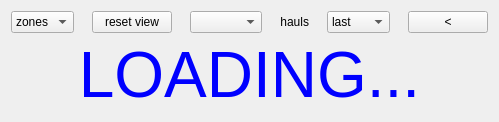
      <widget class="QWidget" name="tab_graph">
       <attribute name="title">
        <string> Graph</string>
       </attribute>
       <layout class="QVBoxLayout" name="verticalLayout_7" stretch="1,0,8">
        <item>
         <layout class="QHBoxLayout" name="lay_g_h1" stretch="1,1,1,1,1,1">
          <property name="spacing">
           <number>18</number>
          </property>
          <item>
           <widget class="QComboBox" name="cb_g_paint_zones">
            <item>
             <property name="text">
              <string>zones</string>
             </property>
            </item>
            <item>
             <property name="text">
              <string>zoom</string>
             </property>
            </item>
           </widget>
          </item>
          <item>
           <widget class="QPushButton" name="btn_g_reset">
            <property name="text">
             <string>reset view</string>
            </property>
           </widget>
          </item>
          <item>
           <widget class="QComboBox" name="cb_g_sn">
            <property name="maximumSize">
             <size>
              <width>175</width>
              <height>16777215</height>
             </size>
            </property>
           </widget>
          </item>
          <item>
           <widget class="QLabel" name="label_9">
            <property name="text">
             <string>hauls</string>
            </property>
            <property name="alignment">
             <set>Qt::AlignRight|Qt::AlignTrailing|Qt::AlignVCenter</set>
            </property>
           </widget>
          </item>
          <item>
           <widget class="QComboBox" name="cb_g_cycle_haul">
            <item>
             <property name="text">
              <string>last</string>
             </property>
            </item>
            <item>
             <property name="text">
              <string>all</string>
             </property>
            </item>
            <item>
             <property name="text">
              <string>single</string>
             </property>
            </item>
           </widget>
          </item>
          <item>
           <widget class="QPushButton" name="btn_g_next_haul">
            <property name="maximumSize">
             <size>
              <width>100</width>
              <height>16777215</height>
             </size>
            </property>
            <property name="text">
             <string>&lt;</string>
            </property>
           </widget>
          </item>
         </layout>
        </item>
        <item>
         <layout class="QHBoxLayout" name="lay_g_h1_2" stretch="0">
          <property name="spacing">
           <number>0</number>
          </property>
          <item>
           <widget class="QLabel" name="lbl_graph_busy">
            <property name="maximumSize">
             <size>
              <width>9000</width>
              <height>200</height>
             </size>
            </property>
            <property name="font">
             <font>
              <pointsize>48</pointsize>
              <weight>50</weight>
              <bold>false</bold>
              <underline>false</underline>
              <strikeout>false</strikeout>
              <kerning>true</kerning>
             </font>
            </property>
            <property name="styleSheet">
             <string notr="true">color: rgb(0, 0, 255)</string>
            </property>
            <property name="text">
             <string>LOADING...</string>
            </property>
            <property name="alignment">
             <set>Qt::AlignCenter</set>
            </property>
           </widget>
          </item>
         </layout>
        </item>
        <item>
         <layout class="QHBoxLayout" name="lay_g_h2"/>
        </item>
       </layout>
      </widget>
